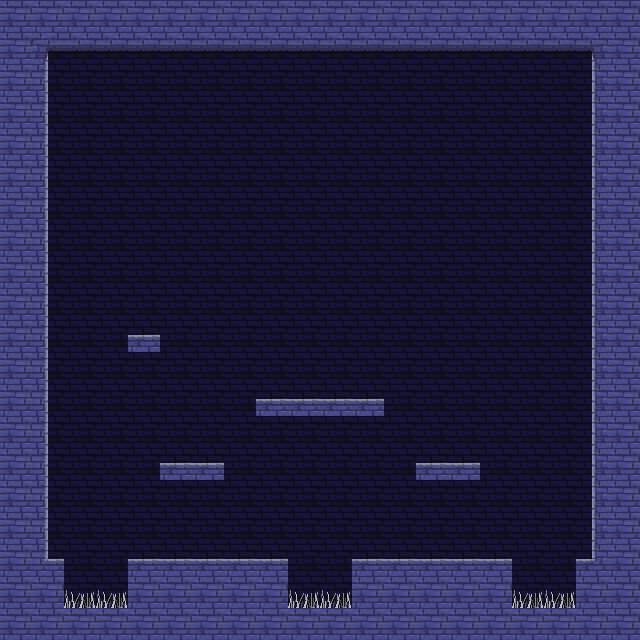

The image is a tile-based game level rendered from a .tmx file. Its description and complete source (layers, tilesets, objects, tile grids) follow:
An orthogonal 20x20 tile map with 32x32 px tiles, 2 tile layers (Tile Layer 1, Tile Layer 2).

<map version="2017.05.16" orientation="orthogonal" renderorder="right-down" width="20" height="20" tilewidth="32" tileheight="32" nextobjectid="1">
 <tileset firstgid="1" source="../CSVania.tsx" />
 <layer name="Tile Layer 1" width="20" height="20">
  <data encoding="csv">
1,1,1,1,1,1,1,1,1,1,1,1,1,1,1,1,1,1,1,1,
1,22,22,22,22,22,22,22,22,22,22,22,22,22,22,22,22,22,22,1,
1,22,22,22,22,22,22,22,22,22,22,22,22,22,22,22,22,22,22,1,
1,22,22,22,22,22,22,22,22,22,22,22,22,22,22,22,22,22,22,1,
1,22,22,22,22,22,22,22,22,22,22,22,22,22,22,22,22,22,22,1,
1,22,22,22,22,22,22,22,22,22,22,22,22,22,22,22,22,22,22,1,
1,22,22,22,22,22,22,22,22,22,22,22,22,22,22,22,22,22,22,1,
1,22,22,22,22,22,22,22,22,22,22,22,22,22,22,22,22,22,22,1,
1,22,22,22,22,22,22,22,22,22,22,22,22,22,22,22,22,22,22,1,
1,22,22,22,22,22,22,22,22,22,22,22,22,22,22,22,22,22,22,1,
1,22,22,22,22,22,22,22,22,22,22,22,22,22,22,22,22,22,22,1,
1,22,22,22,22,22,22,22,22,22,22,22,22,22,22,22,22,22,22,1,
1,22,22,22,22,22,22,22,22,22,22,22,22,22,22,22,22,22,22,1,
1,22,22,22,22,22,22,22,22,22,22,22,22,22,22,22,22,22,22,1,
1,22,22,22,22,22,22,22,22,22,22,22,22,22,22,22,22,22,22,1,
1,22,22,22,22,22,22,22,22,22,22,22,22,22,22,22,22,22,22,1,
1,22,22,22,22,22,22,22,22,22,22,22,22,22,22,22,22,22,22,1,
1,22,22,22,22,22,22,22,22,22,22,22,22,22,22,22,22,22,22,1,
1,22,22,22,22,22,22,22,22,22,22,22,22,22,22,22,22,22,22,1,
1,1,1,1,1,1,1,1,1,1,1,1,1,1,1,1,1,1,1,1
</data>
 </layer>
 <layer name="Tile Layer 2" width="20" height="20">
  <data encoding="csv">
0,0,0,0,0,0,0,0,0,0,0,0,0,0,0,0,0,0,0,0,
0,33,8,8,8,8,8,8,8,8,8,8,8,8,8,8,8,8,32,0,
0,5,0,0,0,0,0,0,0,0,0,0,0,0,0,0,0,0,6,0,
0,5,0,0,0,0,0,0,0,0,0,0,0,0,0,0,0,0,6,0,
0,5,0,0,22,22,22,0,0,0,0,0,0,22,0,0,0,0,6,0,
0,5,0,0,0,0,0,0,22,22,0,0,0,0,0,0,0,0,6,0,
0,5,22,0,0,0,0,0,0,0,0,0,0,0,0,0,0,0,6,0,
0,5,22,0,0,0,0,0,0,0,0,0,0,0,0,0,0,0,6,0,
0,5,22,22,22,22,22,22,22,22,22,0,0,0,0,0,0,0,6,0,
0,5,0,0,0,0,22,0,22,22,22,0,0,0,0,0,0,0,6,0,
0,5,0,0,2,0,22,22,22,0,0,0,0,22,22,22,0,0,6,0,
0,5,0,0,0,0,0,0,0,0,0,0,0,0,0,0,0,0,6,0,
0,5,0,0,0,0,0,0,2,2,2,2,0,0,0,0,0,0,6,0,
0,5,0,0,0,0,0,0,0,0,0,0,0,0,0,0,0,0,6,0,
0,5,0,0,22,2,2,0,0,0,0,0,22,2,2,0,0,0,6,0,
0,5,0,0,0,0,0,0,0,0,0,0,0,0,0,0,0,0,6,0,
0,5,0,0,0,0,0,0,0,0,0,0,0,0,0,0,0,0,6,0,
0,12,0,0,2,2,2,2,2,0,0,2,2,2,2,2,0,0,11,0,
0,1,14,14,1,1,1,1,1,14,14,1,1,1,1,1,14,14,1,0,
0,0,0,0,0,0,0,0,0,0,0,0,0,0,0,0,0,0,0,0
</data>
 </layer>
</map>
